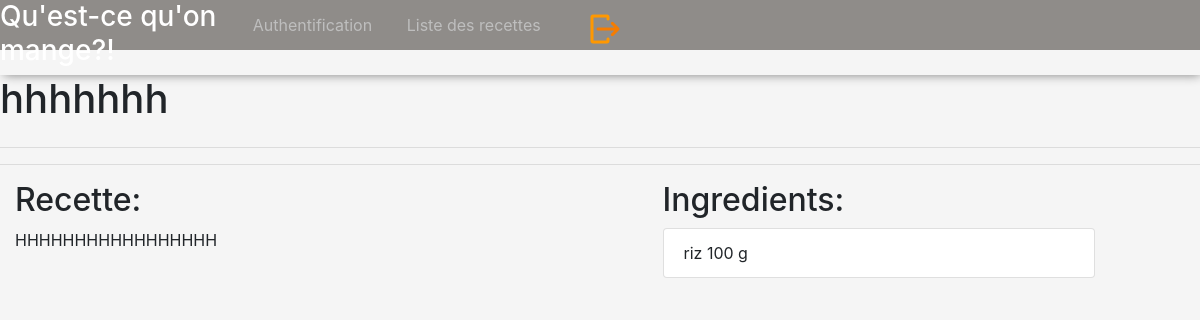
Page /ctrl/routeur.php?route=recipe&id=72 on the committed database.
### tables this page shows
CREATE TABLE `recipe` (
  `id_recipe` int(10) UNSIGNED NOT NULL,
  `recipe_title` varchar(50) NOT NULL,
  `recipe` text NOT NULL,
  `recipe_visibility` int(1) NOT NULL,
  `id_cooker` int(10) UNSIGNED NOT NULL,
  `photoFileName` varchar(50) DEFAULT NULL
);

CREATE TABLE `a_recipe` (
  `id_recipe` int(10) UNSIGNED NOT NULL,
  `id_ingredient` int(10) UNSIGNED NOT NULL,
  `qty` smallint(6) DEFAULT NULL,
  `id_UOM` int(11) UNSIGNED DEFAULT NULL
);

CREATE TABLE `unite_of_measure` (
  `id_UOM` int(11) UNSIGNED NOT NULL,
  `uom` char(50) NOT NULL
);

### ctrl/routeur.php (called while the page is built, shortened)
<?php
$route = filter_input(INPUT_POST, "route");
if ($route == NULL) {
    $route = filter_input(INPUT_GET, "route");
}
switch ($route) {
    case "recipe":
        $route = '../boundaries/recipeIHM.php';
        break;
}
include $route;
?>

### daos/RecipeDAO.php (called while the page is built, shortened)
<?php
require_once '../ett/Recipe.php';
class RecipeDAO {
    public static function selectOne(pdo $pdo, $idRecipe) {
        try {
            $requet = "SELECT * FROM qqm.recipe WHERE id_recipe = ? ;";
            $stmt = $pdo->prepare($requet);
            $stmt->bindParam(1, $idRecipe);
            $stmt->execute();
            $raw = $stmt->fetch(PDO::FETCH_ASSOC);
            $recipe = new Recipe($raw['id_recipe'], $raw['recipe_title'], $raw['recipe'], $raw['recipe_visibility'], $raw['id_cooker'], $raw['photoFileName']);
        } catch (PDOException $ex) {
            echo 'ERREUR:' . $ex->getMessage();
        }
        return $recipe;
    }
}

### ett/Recipe.php (called while the page is built, shortened)
<?php
class Recipe {
    private $recipeTitle;
    private $recipe;
    function __construct($idRecipe, $recipeTitle, $recipe, $recipeVisibility, $idCooker, $photoFileName) {
        $this->recipeTitle = $recipeTitle;
        $this->recipe = $recipe;
    }
    public function getRecipeTitle() {
        return $this->recipeTitle;
    }
    public function getRecipe() {
        return $this->recipe;
    }
}

### daos/IngredientDAO.php (called while the page is built, shortened)
<?php
require_once '../ett/Ingredient.php';
class IngredientDAO {
    public static function selectOnePlus(pdo $pdo, int $idRecipe) {
        $listIngredients = [];
        try {
            $requet = "SELECT * FROM qqm.a_recipe
INNER JOIN ingredient ON a_recipe.id_ingredient = ingredient.id_ingredient
INNER JOIN unite_of_measure ON a_recipe.id_UOM = unite_of_measure.id_uom
WHERE a_recipe.id_recipe = ?;";
            $stmt = $pdo->prepare($requet);
            $stmt->bindParam(1, $idRecipe);
            $stmt->execute();
            $stmt->setFetchMode(PDO::FETCH_ASSOC);
            while ($ingredient = $stmt->fetch()) {
                $ingredientObj = new Ingredient($ingredient['id_ingredient'], $ingredient['ingredient'], $ingredient['ingredient_calorie'], $ingredient['qty'], $ingredient['uom']);
                $listIngredients[] = $ingredientObj;
            }
        } catch (PDOException $ex) {
            echo 'ERREUR:' . $ex->getMessage();
        }
        return $listIngredients;
    }
}

### ett/Ingredient.php (called while the page is built, shortened)
<?php
class Ingredient {
    private $idUOM;
    function __construct($idIngredient, $ingredientName, $ingredientCalorie, $qty, $idUOM) {
        $this->idUOM = $idUOM;
    }
    public function getIdUOM() {
        return $this->idUOM;
    }
}

### ctrl/recipeCtrl.php (the view, shortened to what this page needs)
<?php
require_once '../ett/Recipe.php';
require_once '../daos/RecipeDAO.php';
require_once '../daos/IngredientDAO.php';
$pdo = Connexion::seConnecter('../daos/bd.ini');
$idSelectedRecipe = filter_input(INPUT_GET, 'id');
$selectedRecipe = RecipeDAO::selectOne($pdo, $idSelectedRecipe);
$ingredients = IngredientDAO::selectOnePlus($pdo, $idSelectedRecipe);
if ($selectedRecipe != NULL) {
    $title = "<h1>" . $selectedRecipe->getRecipeTitle() . "</h1>";
    $recipe = "<p>" . $selectedRecipe->getRecipe() . "</p>";
}
$ingredientsList = "<ul class='list-group'>";
if ($ingredients != NULL) {
    foreach ($ingredients as $ingredient) {
        $ingredientsList .= "<li class='list-group-item'> ";
        $ingredientsList.=$ingredient->getIngredientName() ." ";
        $ingredientsList.= $ingredient->getqty()." ";
        $ingredientsList.= $ingredient->getIdUOM() . "<br></li>";
    }
}

### css/style.css (style rules this page uses)
body { margin: auto; background-color: whitesmoke; background-image: url("../images/food-background.jpg"); background-position-x: center; }
ul { list-style: none; }

### rows in the picture
recipe: recipe_title "hhhhhhh", recipe "HHHHHHHHHHHHHHHHH"
a_recipe: value "riz 100", id_UOM.uom "g"
